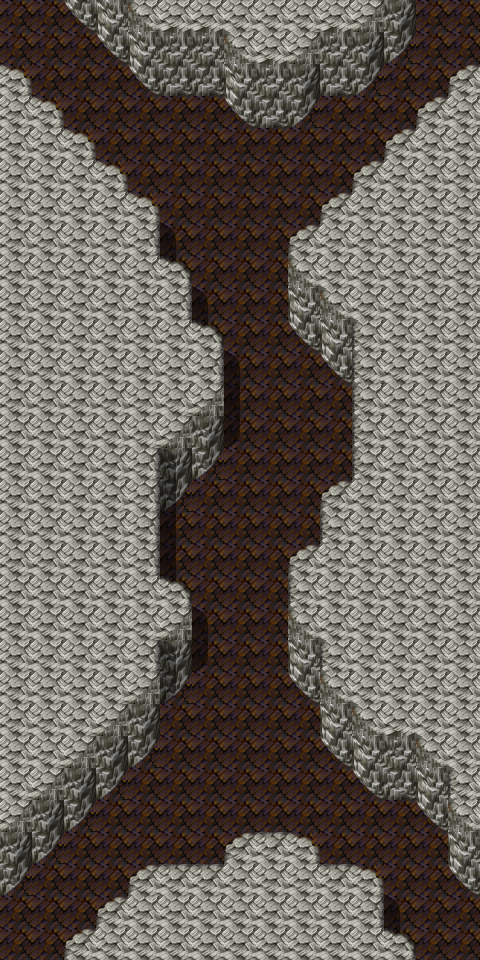

A 2D game scene composited from a Tiled map and its tileset images. What follows is a short description and the map's XML, with each tile layer's data collapsed to a summary:
An orthogonal 15x30 tile map with 32x32 px tiles, 4 tile layers (Ground, Objects, Above, Light8), 11 hidden layers not drawn, 62 tilesets and 27 objects (10x script, 9x replace, 4x mapchange, 3x spawn, key).

<map version="1.5" tiledversion="1.7.2" orientation="orthogonal" renderorder="right-down" width="15" height="30" tilewidth="32" tileheight="32" infinite="0" nextlayerid="20" nextobjectid="71">
 <tileset firstgid="1" name="map_bed_1" tilewidth="32" tileheight="32" tilecount="128" columns="16">
  <image source="../drawable/map_bed_1.png" width="512" height="256" />
 </tileset>
 <tileset firstgid="129" name="map_border_1" tilewidth="32" tileheight="32" tilecount="128" columns="16">
  <image source="../drawable/map_border_1.png" width="512" height="256" />
 </tileset>
 <tileset firstgid="257" name="map_bridge_1" tilewidth="32" tileheight="32" tilecount="128" columns="16">
  <image source="../drawable/map_bridge_1.png" width="512" height="256" />
 </tileset>
 <tileset firstgid="385" name="map_bridge_2" tilewidth="32" tileheight="32" tilecount="128" columns="16">
  <image source="../drawable/map_bridge_2.png" width="512" height="256" />
 </tileset>
 <tileset firstgid="513" name="map_broken_1" tilewidth="32" tileheight="32" tilecount="128" columns="16">
  <image source="../drawable/map_broken_1.png" width="512" height="256" />
 </tileset>
 <tileset firstgid="641" name="map_cavewall_1" tilewidth="32" tileheight="32" tilecount="108" columns="18">
  <image source="../drawable/map_cavewall_1.png" width="576" height="192" />
 </tileset>
 <tileset firstgid="749" name="map_cavewall_2" tilewidth="32" tileheight="32" tilecount="108" columns="18">
  <image source="../drawable/map_cavewall_2.png" width="576" height="192" />
 </tileset>
 <tileset firstgid="857" name="map_cavewall_3" tilewidth="32" tileheight="32" tilecount="108" columns="18">
  <image source="../drawable/map_cavewall_3.png" width="576" height="192" />
 </tileset>
 <tileset firstgid="965" name="map_cavewall_4" tilewidth="32" tileheight="32" tilecount="108" columns="18">
  <image source="../drawable/map_cavewall_4.png" width="576" height="192" />
 </tileset>
 <tileset firstgid="1073" name="map_chair_table_1" tilewidth="32" tileheight="32" tilecount="128" columns="16">
  <image source="../drawable/map_chair_table_1.png" width="512" height="256" />
 </tileset>
 <tileset firstgid="1201" name="map_chair_table_2" tilewidth="32" tileheight="32" tilecount="128" columns="16">
  <image source="../drawable/map_chair_table_2.png" width="512" height="256" />
 </tileset>
 <tileset firstgid="1329" name="map_crate_1" tilewidth="32" tileheight="32" tilecount="128" columns="16">
  <image source="../drawable/map_crate_1.png" width="512" height="256" />
 </tileset>
 <tileset firstgid="1457" name="map_cupboard_1" tilewidth="32" tileheight="32" tilecount="128" columns="16">
  <image source="../drawable/map_cupboard_1.png" width="512" height="256" />
 </tileset>
 <tileset firstgid="1585" name="map_curtain_1" tilewidth="32" tileheight="32" tilecount="128" columns="16">
  <image source="../drawable/map_curtain_1.png" width="512" height="256" />
 </tileset>
 <tileset firstgid="1713" name="map_entrance_1" tilewidth="32" tileheight="32" tilecount="128" columns="16">
  <image source="../drawable/map_entrance_1.png" width="512" height="256" />
 </tileset>
 <tileset firstgid="1841" name="map_entrance_2" tilewidth="32" tileheight="32" tilecount="128" columns="16">
  <image source="../drawable/map_entrance_2.png" width="512" height="256" />
 </tileset>
 <tileset firstgid="1969" name="map_fence_1" tilewidth="32" tileheight="32" tilecount="128" columns="16">
  <image source="../drawable/map_fence_1.png" width="512" height="256" />
 </tileset>
 <tileset firstgid="2097" name="map_fence_2" tilewidth="32" tileheight="32" tilecount="128" columns="16">
  <image source="../drawable/map_fence_2.png" width="512" height="256" />
 </tileset>
 <tileset firstgid="2225" name="map_fence_3" tilewidth="32" tileheight="32" tilecount="128" columns="16">
  <image source="../drawable/map_fence_3.png" width="512" height="256" />
 </tileset>
 <tileset firstgid="2353" name="map_fence_4" tilewidth="32" tileheight="32" tilecount="128" columns="16">
  <image source="../drawable/map_fence_4.png" width="512" height="256" />
 </tileset>
 <tileset firstgid="2481" name="map_ground_1" tilewidth="32" tileheight="32" tilecount="128" columns="16">
  <image source="../drawable/map_ground_1.png" width="512" height="256" />
 </tileset>
 <tileset firstgid="2609" name="map_ground_2" tilewidth="32" tileheight="32" tilecount="128" columns="16">
  <image source="../drawable/map_ground_2.png" width="512" height="256" />
 </tileset>
 <tileset firstgid="2737" name="map_ground_3" tilewidth="32" tileheight="32" tilecount="128" columns="16">
  <image source="../drawable/map_ground_3.png" width="512" height="256" />
 </tileset>
 <tileset firstgid="2865" name="map_ground_4" tilewidth="32" tileheight="32" tilecount="128" columns="16">
  <image source="../drawable/map_ground_4.png" width="512" height="256" />
 </tileset>
 <tileset firstgid="2993" name="map_ground_5" tilewidth="32" tileheight="32" tilecount="128" columns="16">
  <image source="../drawable/map_ground_5.png" width="512" height="256" />
 </tileset>
 <tileset firstgid="3121" name="map_ground_6" tilewidth="32" tileheight="32" tilecount="128" columns="16">
  <image source="../drawable/map_ground_6.png" width="512" height="256" />
 </tileset>
 <tileset firstgid="3249" name="map_ground_7" tilewidth="32" tileheight="32" tilecount="128" columns="16">
  <image source="../drawable/map_ground_7.png" width="512" height="256" />
 </tileset>
 <tileset firstgid="3377" name="map_ground_8" tilewidth="32" tileheight="32" tilecount="128" columns="16">
  <image source="../drawable/map_ground_8.png" width="512" height="256" />
 </tileset>
 <tileset firstgid="3505" name="map_house_1" tilewidth="32" tileheight="32" tilecount="128" columns="16">
  <image source="../drawable/map_house_1.png" width="512" height="256" />
 </tileset>
 <tileset firstgid="3633" name="map_house_2" tilewidth="32" tileheight="32" tilecount="128" columns="16">
  <image source="../drawable/map_house_2.png" width="512" height="256" />
 </tileset>
 <tileset firstgid="3761" name="map_indoor_1" tilewidth="32" tileheight="32" tilecount="128" columns="16">
  <image source="../drawable/map_indoor_1.png" width="512" height="256" />
 </tileset>
 <tileset firstgid="3889" name="map_indoor_2" tilewidth="32" tileheight="32" tilecount="128" columns="16">
  <image source="../drawable/map_indoor_2.png" width="512" height="256" />
 </tileset>
 <tileset firstgid="4017" name="map_kitchen_1" tilewidth="32" tileheight="32" tilecount="128" columns="16">
  <image source="../drawable/map_kitchen_1.png" width="512" height="256" />
 </tileset>
 <tileset firstgid="4145" name="map_outdoor_1" tilewidth="32" tileheight="32" tilecount="128" columns="16">
  <image source="../drawable/map_outdoor_1.png" width="512" height="256" />
 </tileset>
 <tileset firstgid="4273" name="map_pillar_1" tilewidth="32" tileheight="32" tilecount="128" columns="16">
  <image source="../drawable/map_pillar_1.png" width="512" height="256" />
 </tileset>
 <tileset firstgid="4401" name="map_pillar_2" tilewidth="32" tileheight="32" tilecount="128" columns="16">
  <image source="../drawable/map_pillar_2.png" width="512" height="256" />
 </tileset>
 <tileset firstgid="4529" name="map_plant_1" tilewidth="32" tileheight="32" tilecount="128" columns="16">
  <image source="../drawable/map_plant_1.png" width="512" height="256" />
 </tileset>
 <tileset firstgid="4657" name="map_plant_2" tilewidth="32" tileheight="32" tilecount="128" columns="16">
  <image source="../drawable/map_plant_2.png" width="512" height="256" />
 </tileset>
 <tileset firstgid="4785" name="map_rock_1" tilewidth="32" tileheight="32" tilecount="128" columns="16">
  <image source="../drawable/map_rock_1.png" width="512" height="256" />
 </tileset>
 <tileset firstgid="4913" name="map_rock_2" tilewidth="32" tileheight="32" tilecount="128" columns="16">
  <image source="../drawable/map_rock_2.png" width="512" height="256" />
 </tileset>
 <tileset firstgid="5041" name="map_roof_1" tilewidth="32" tileheight="32" tilecount="128" columns="16">
  <image source="../drawable/map_roof_1.png" width="512" height="256" />
 </tileset>
 <tileset firstgid="5169" name="map_roof_2" tilewidth="32" tileheight="32" tilecount="128" columns="16">
  <image source="../drawable/map_roof_2.png" width="512" height="256" />
 </tileset>
 <tileset firstgid="5297" name="map_roof_3" tilewidth="32" tileheight="32" tilecount="128" columns="16">
  <image source="../drawable/map_roof_3.png" width="512" height="256" />
 </tileset>
 <tileset firstgid="5425" name="map_shop_1" tilewidth="32" tileheight="32" tilecount="128" columns="16">
  <image source="../drawable/map_shop_1.png" width="512" height="256" />
 </tileset>
 <tileset firstgid="5553" name="map_sign_ladder_1" tilewidth="32" tileheight="32" tilecount="128" columns="16">
  <image source="../drawable/map_sign_ladder_1.png" width="512" height="256" />
 </tileset>
 <tileset firstgid="5681" name="map_table_1" tilewidth="32" tileheight="32" tilecount="128" columns="16">
  <image source="../drawable/map_table_1.png" width="512" height="256" />
 </tileset>
 <tileset firstgid="5809" name="map_trail_1" tilewidth="32" tileheight="32" tilecount="128" columns="16">
  <image source="../drawable/map_trail_1.png" width="512" height="256" />
 </tileset>
 <tileset firstgid="5937" name="map_transition_1" tilewidth="32" tileheight="32" tilecount="128" columns="16">
  <image source="../drawable/map_transition_1.png" width="512" height="256" />
 </tileset>
 <tileset firstgid="6065" name="map_transition_2" tilewidth="32" tileheight="32" tilecount="128" columns="16">
  <image source="../drawable/map_transition_2.png" width="512" height="256" />
 </tileset>
 <tileset firstgid="6193" name="map_transition_3" tilewidth="32" tileheight="32" tilecount="128" columns="16">
  <image source="../drawable/map_transition_3.png" width="512" height="256" />
 </tileset>
 <tileset firstgid="6321" name="map_transition_4" tilewidth="32" tileheight="32" tilecount="128" columns="16">
  <image source="../drawable/map_transition_4.png" width="512" height="256" />
 </tileset>
 <tileset firstgid="6449" name="map_transition_5" tilewidth="32" tileheight="32" tilecount="128" columns="16">
  <image source="../drawable/map_transition_5.png" width="512" height="256" />
 </tileset>
 <tileset firstgid="6577" name="map_tree_1" tilewidth="32" tileheight="32" tilecount="128" columns="16">
  <image source="../drawable/map_tree_1.png" width="512" height="256" />
 </tileset>
 <tileset firstgid="6705" name="map_tree_2" tilewidth="32" tileheight="32" tilecount="128" columns="16">
  <image source="../drawable/map_tree_2.png" width="512" height="256" />
 </tileset>
 <tileset firstgid="6833" name="map_wall_1" tilewidth="32" tileheight="32" tilecount="128" columns="16">
  <image source="../drawable/map_wall_1.png" width="512" height="256" />
 </tileset>
 <tileset firstgid="6961" name="map_wall_2" tilewidth="32" tileheight="32" tilecount="120" columns="15">
  <image source="../drawable/map_wall_2.png" width="480" height="256" />
 </tileset>
 <tileset firstgid="7081" name="map_wall_3" tilewidth="32" tileheight="32" tilecount="120" columns="15">
  <image source="../drawable/map_wall_3.png" width="480" height="256" />
 </tileset>
 <tileset firstgid="7201" name="map_wall_4" tilewidth="32" tileheight="32" tilecount="120" columns="15">
  <image source="../drawable/map_wall_4.png" width="480" height="256" />
 </tileset>
 <tileset firstgid="7321" name="map_window_1" tilewidth="32" tileheight="32" tilecount="128" columns="16">
  <image source="../drawable/map_window_1.png" width="512" height="256" />
 </tileset>
 <tileset firstgid="7449" name="map_window_2" tilewidth="32" tileheight="32" tilecount="128" columns="16">
  <image source="../drawable/map_window_2.png" width="512" height="256" />
 </tileset>
 <tileset firstgid="7577" name="map_guynmart" tilewidth="32" tileheight="32" tilecount="128" columns="16">
  <image source="../drawable/map_guynmart.png" width="512" height="256" />
 </tileset>
 <tileset firstgid="7705" name="map_ratdom" tilewidth="32" tileheight="32" tilecount="108" columns="18">
  <image source="../drawable/map_ratdom.png" width="576" height="192" />
 </tileset>
 <layer id="1" name="Ground" width="15" height="30">
  <data>[450 cells, 449 non-empty, 16 distinct tile ids]</data>
 </layer>
 <layer id="2" name="Objects" width="15" height="30">
  <data>[450 cells, 4 non-empty, 1 distinct tile ids]</data>
 </layer>
 <layer id="3" name="Above" width="15" height="30">
  <data>[450 cells, 19 non-empty, 5 distinct tile ids]</data>
 </layer>
 <layer id="4" name="Top" width="15" height="30" visible="0">
  <data>[450 cells, 0 non-empty, 0 distinct tile ids]</data>
 </layer>
 <layer id="5" name="Walkable" width="15" height="30" visible="0">
  <data>[450 cells, 303 non-empty, 1 distinct tile ids]</data>
 </layer>
 <layer id="6" name="Light10" width="15" height="30" visible="0">
  <data>[450 cells, 450 non-empty, 1 distinct tile ids]</data>
 </layer>
 <layer id="7" name="Light1" width="15" height="30" visible="0">
  <data>[450 cells, 351 non-empty, 9 distinct tile ids]</data>
 </layer>
 <layer id="8" name="Light2" width="15" height="30" visible="0">
  <data>[450 cells, 361 non-empty, 8 distinct tile ids]</data>
 </layer>
 <layer id="9" name="Light3" width="15" height="30" visible="0">
  <data>[450 cells, 332 non-empty, 6 distinct tile ids]</data>
 </layer>
 <layer id="10" name="Light4" width="15" height="30" visible="0">
  <data>[450 cells, 330 non-empty, 7 distinct tile ids]</data>
 </layer>
 <layer id="11" name="Light5" width="15" height="30" visible="0">
  <data>[450 cells, 285 non-empty, 10 distinct tile ids]</data>
 </layer>
 <layer id="12" name="Light6" width="15" height="30" visible="0">
  <data>[450 cells, 238 non-empty, 10 distinct tile ids]</data>
 </layer>
 <layer id="13" name="Light7" width="15" height="30" visible="0">
  <data>[450 cells, 231 non-empty, 9 distinct tile ids]</data>
 </layer>
 <layer id="14" name="Light8" width="15" height="30">
  <data>[450 cells, 0 non-empty, 0 distinct tile ids]</data>
 </layer>
 <layer id="15" name="Compass" width="15" height="30" visible="0">
  <data>[450 cells, 450 non-empty, 1 distinct tile ids]</data>
 </layer>
 <objectgroup id="16" name="Mapevents" visible="0">
  <object id="49" name="south2" type="mapchange" x="416" y="896" width="64" height="64">
   <properties>
    <property name="map" value="ratdom_maze_421" />
    <property name="place" value="north1" />
   </properties>
  </object>
  <object id="43" name="south1" type="mapchange" x="0" y="896" width="64" height="64">
   <properties>
    <property name="map" value="ratdom_maze_420" />
    <property name="place" value="north2" />
   </properties>
  </object>
  <object id="48" name="north2" type="mapchange" x="416" y="0" width="64" height="64">
   <properties>
    <property name="map" value="ratdom_maze_401" />
    <property name="place" value="south1" />
   </properties>
  </object>
  <object id="33" name="north1" type="mapchange" x="0" y="0" width="64" height="64">
   <properties>
    <property name="map" value="ratdom_maze_400" />
    <property name="place" value="south2" />
   </properties>
  </object>
  <object id="60" name="ratdom_maze_light4" type="script" x="0" y="0" width="128" height="192">
   <properties>
    <property name="when" value="always" />
   </properties>
  </object>
  <object id="61" name="ratdom_maze_light3" type="script" x="352" y="0" width="128" height="192">
   <properties>
    <property name="when" value="always" />
   </properties>
  </object>
  <object id="62" name="ratdom_maze_light2" type="script" x="0" y="768" width="128" height="192">
   <properties>
    <property name="when" value="always" />
   </properties>
  </object>
  <object id="63" name="ratdom_maze_light1" type="script" x="352" y="768" width="128" height="192">
   <properties>
    <property name="when" value="always" />
   </properties>
  </object>
  <object id="38" name="ratdom_maze_light5" type="script" x="128" y="96" width="224" height="192">
   <properties>
    <property name="when" value="always" />
   </properties>
  </object>
  <object id="39" name="ratdom_maze_light6" type="script" x="128" y="639" width="224" height="256">
   <properties>
    <property name="when" value="always" />
   </properties>
  </object>
  <object id="47" name="ratdom_maze_light7" type="script" x="160" y="288" width="192" height="352">
   <properties>
    <property name="when" value="always" />
   </properties>
  </object>
  <object id="64" name="ratdom_rat_conv1" type="script" x="224" y="320" width="64" height="32" />
  <object id="65" name="ratdom_rat_conv2" type="script" x="224" y="416" width="128" height="32" />
  <object id="66" name="ratdom_rat_conv3" type="script" x="192" y="608" width="96" height="32" />
 </objectgroup>
 <objectgroup id="17" name="Spawn" visible="0">
  <object id="50" name="ratdom_rat" type="spawn" x="224" y="0" width="32" height="32" />
  <object id="44" name="cavesnake2" type="spawn" x="160" y="288" width="192" height="416">
   <properties>
    <property name="quantity" value="2" />
    <property name="spawngroup" value="cavesnake2" />
   </properties>
  </object>
  <object id="55" name="ratdom_maze_rat" type="spawn" x="64" y="64" width="128" height="192">
   <properties>
    <property name="quantity" value="1" />
    <property name="spawngroup" value="ratdom_maze_rat" />
   </properties>
  </object>
 </objectgroup>
 <objectgroup id="18" name="Keys" visible="0">
  <object id="57" name="ratdom_rat_conv2" type="key" x="224" y="416" width="128" height="32">
   <properties>
    <property name="phrase" value="ratdom_rat_conv2" />
    <property name="requireId" value="ratdom_rat_conv2" />
    <property name="requireType" value="factionScore" />
    <property name="requireValue" value="0" />
   </properties>
  </object>
 </objectgroup>
 <objectgroup id="19" name="Replace" visible="0">
  <object id="27" name="ratdom_maze:10" type="replace" x="0" y="0" width="480" height="960" visible="0">
   <properties>
    <property name="Top" value="Light10" />
    <property name="requireId" value="ratdom_maze" />
    <property name="requireType" value="questProgress" />
    <property name="requireValue" value="10" />
   </properties>
  </object>
  <object id="67" name="ratdom_maze:4" type="replace" x="0" y="0" width="480" height="960" visible="0">
   <properties>
    <property name="Top" value="Light1" />
    <property name="requireId" value="ratdom_maze" />
    <property name="requireType" value="questProgress" />
    <property name="requireValue" value="4" />
   </properties>
  </object>
  <object id="68" name="ratdom_maze:3" type="replace" x="0" y="0" width="480" height="960" visible="0">
   <properties>
    <property name="Top" value="Light2" />
    <property name="requireId" value="ratdom_maze" />
    <property name="requireType" value="questProgress" />
    <property name="requireValue" value="3" />
   </properties>
  </object>
  <object id="69" name="ratdom_maze:2" type="replace" x="0" y="0" width="480" height="960" visible="0">
   <properties>
    <property name="Top" value="Light3" />
    <property name="requireId" value="ratdom_maze" />
    <property name="requireType" value="questProgress" />
    <property name="requireValue" value="2" />
   </properties>
  </object>
  <object id="70" name="ratdom_maze:1" type="replace" x="0" y="0" width="480" height="960" visible="0">
   <properties>
    <property name="Top" value="Light4" />
    <property name="requireId" value="ratdom_maze" />
    <property name="requireType" value="questProgress" />
    <property name="requireValue" value="1" />
   </properties>
  </object>
  </objectgroup>
</map>
<!-- 4 of 27 objects omitted -->
